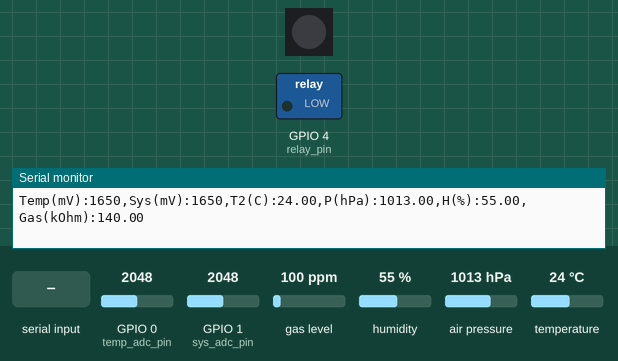
Simulated run of this sketch. Board: ESP32-C3. On the bench: 1 RGB LEDs in strip order, left to right, switched loads named in the sketch (green lamp = pin HIGH), the last lines printed to the serial monitor. Inputs (shaded band) come from the test bench; at power-on: GPIO 0 (temp_adc_pin) = 2048, GPIO 1 (sys_adc_pin) = 2048, gas level 100 ppm, humidity 55 %, air pressure 1013 hPa, temperature 24 °C. Dim RGB values are drawn brighter than linear.

Above: at 1.4 s.
1.5 s: "L" received over Serial
At 3.6 s:
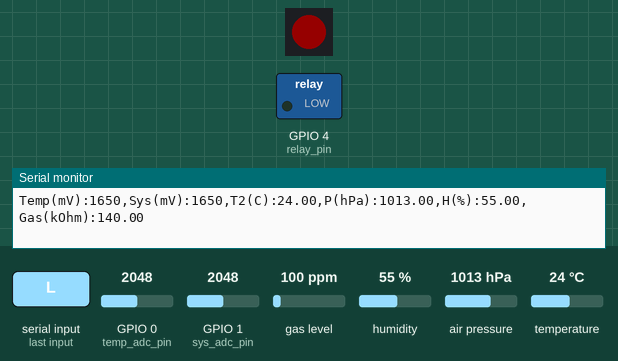
4.9 s: "R" received over Serial
At 5.7 s:
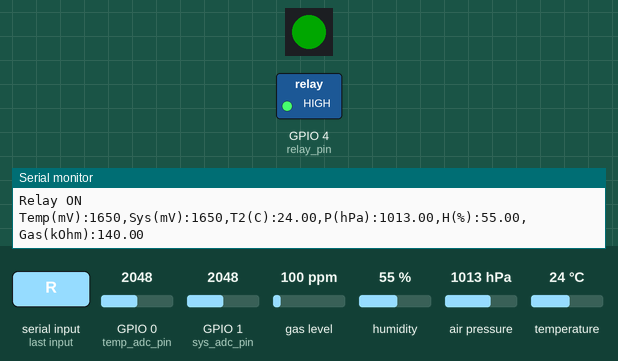
8.3 s: "1" received over Serial
At 10.9 s:
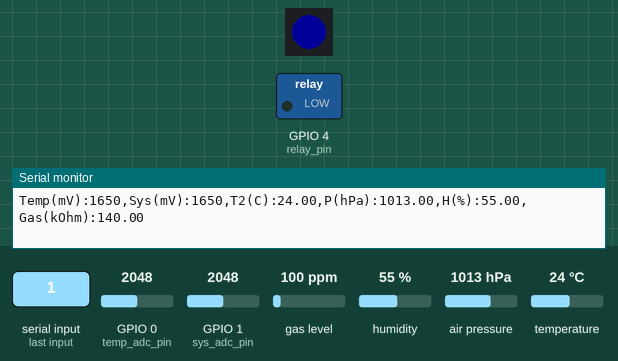
11.7 s: "l" received over Serial
15.1 s: "r" received over Serial
At 16.7 s:
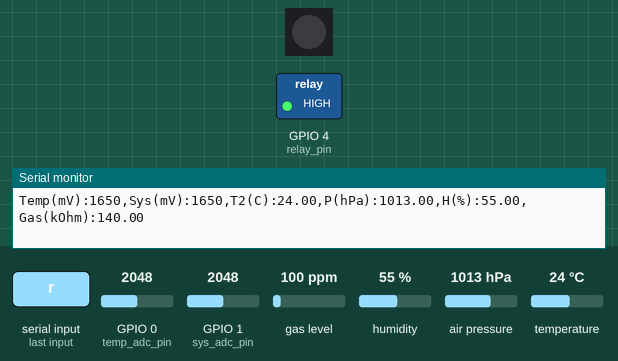
Timing chart, 0 to 18.2 s (numbered marks = the images above; inputs shaded):
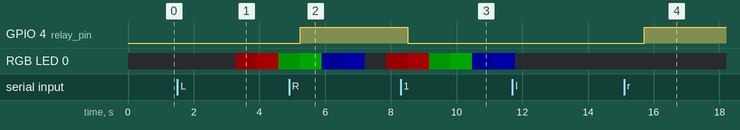

The sketch:

Home_Ambient_Test.ino
```cpp
#include <Wire.h>
#include <Adafruit_Sensor.h>
#include "Adafruit_BME680.h"
#include <Adafruit_NeoPixel.h>

const int rgb_pin = 8;
const int relay_pin = 4;
const int temp_adc_pin = 0;
const int sys_adc_pin = 1;
const int bme_sda = 6;
const int bme_scl = 7;

Adafruit_NeoPixel rgb_led(1, rgb_pin, NEO_GRB + NEO_KHZ800);
bool rgb_on = false;
byte rgb_r = 0;
byte rgb_g = 0;
byte rgb_b = 0;

TwoWire i2c = TwoWire(0);

Adafruit_BME680 bme(&i2c);

void setup() {
  //Set RGB on ESP32-C3 module
  rgb_led.begin();
  rgb_led.setPixelColor(0, rgb_led.Color(0, 0, 0));
  rgb_led.setBrightness(63);

  //Set power monitor
  pinMode(temp_adc_pin, INPUT);
  pinMode(sys_adc_pin, INPUT);

  //Set relay
  pinMode(relay_pin, OUTPUT);
  digitalWrite(relay_pin, LOW);

  //Set serial port
  Serial.begin(115200);
  while(!Serial);
  Serial.println("Home Ambient ESP32 Arduino Test");

  //Set BME680
  i2c.begin(bme_sda, bme_scl, 400000);
  if (!bme.begin()) {
      Serial.println("BME680 sensor not found");
  }else{
    bme.setTemperatureOversampling(BME680_OS_8X);
    bme.setHumidityOversampling(BME680_OS_2X);
    bme.setPressureOversampling(BME680_OS_4X);
    bme.setIIRFilterSize(BME680_FILTER_SIZE_3);
    bme.setGasHeater(320, 150);
  }
}

void loop() {
  bme.beginReading();
  int temp_mV = analogReadMilliVolts(temp_adc_pin);
  int sys_mV = analogReadMilliVolts(sys_adc_pin);

  if(rgb_on){
    rgb_led.setPixelColor(0, rgb_led.Color(rgb_r, rgb_g, rgb_b));
    rgb_led.show();

    if(rgb_b){
      rgb_b += 85;
      if(rgb_b == 255){
        rgb_b = 0;
      }
    }else{
      if(rgb_g){
        rgb_g += 85;
        if(rgb_g == 255){
          rgb_g = 0;
          rgb_b = 85;
        }
      }else{
        rgb_r += 85;
        if(rgb_r == 255){
          rgb_r = 0;
          rgb_g = 85;
        }
      }
    }
  }

  if(Serial.available()) {
    byte rx_char = Serial.read();
    switch(rx_char) {
      case 'R':
      case 'r':
        digitalWrite(relay_pin, HIGH);
        Serial.println("Relay ON");
        break;
      case 'L':
      case 'l':
        rgb_led.setPixelColor(0, rgb_led.Color(0, 0, 0));
        rgb_led.show();
        if(rgb_on == false){
          rgb_on = true;
        }else{
          rgb_on = false;
        }
        break;
      default:
        Serial.print(rx_char);
        digitalWrite(relay_pin, LOW);
        break;
    }
  }

  delay(50);

  Serial.print("Temp(mV):");   Serial.print(temp_mV);    Serial.print(",");
  Serial.print("Sys(mV):");     Serial.print(sys_mV);     Serial.print(",");

  if (bme.endReading()) {
    Serial.print("T2(C):");     Serial.print(bme.temperature);             Serial.print(",");
    Serial.print("P(hPa):");    Serial.print(bme.pressure / 100.0);        Serial.print(",");
    Serial.print("H(%):");      Serial.print(bme.humidity);                Serial.print(",");
    Serial.print("Gas(kOhm):"); Serial.print(bme.gas_resistance / 1000.0); //Serial.print(",");
  }

  //Serial.print("R:"); Serial.print(rgb_r); Serial.print(",");
  //Serial.print("G:"); Serial.print(rgb_g); Serial.print(",");
  //Serial.print("B:"); Serial.print(rgb_b);

  Serial.println("");

  delay(450);
}
```

Measured:
- after the input at 1.5 s, RGB LED 0: off → RGB(21, 0, 0) after 1.8 s, → RGB(42, 0, 0) 0.65 s later, → RGB(0, 21, 0) 0.65 s later
- after the input at 4.9 s, GPIO 4 (relay_pin): LOW → HIGH after 0.34 s
- after the input at 8.3 s, GPIO 4 (relay_pin): HIGH → LOW after 0.21 s
- after the input at 15.1 s, GPIO 4 (relay_pin): LOW → HIGH after 0.61 s
